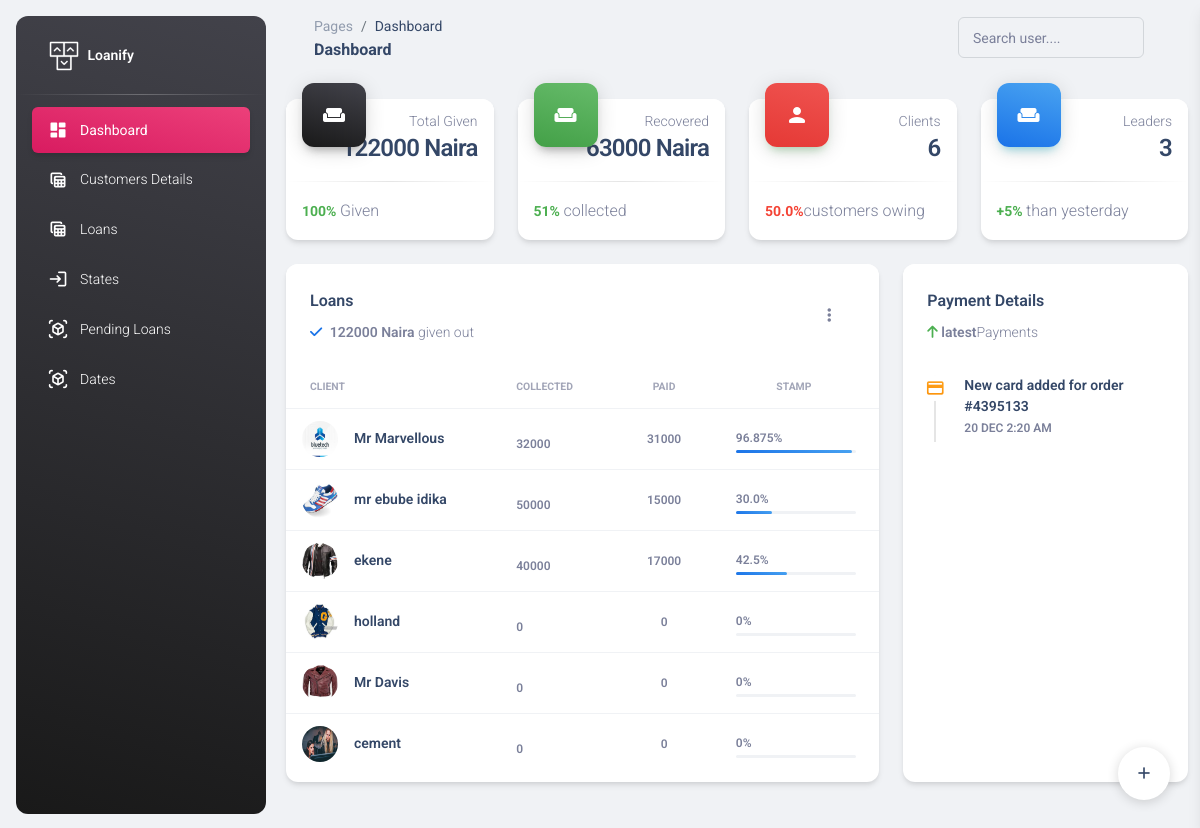
The page /administration/dashboard/ (signed in) on the database its author committed.
### administration/models.py (models this page shows)
class Customers(models.Model):
    name=models.CharField(max_length=100)
    branch=models.ForeignKey(Branch,on_delete=models.PROTECT,null=True,default=None)
    gender=models.CharField(max_length=100, null=True)
    occupation=models.CharField(max_length=100, null=True)
    state=models.CharField(max_length=100, null=True)
    passport=models.ImageField()
    business_name=models.CharField(max_length=100)
    bussiness_address=models.CharField(max_length=100)
    age=models.IntegerField()
    phone_number=models.IntegerField(null=True)
    home_address=models.CharField(max_length=100)
    card_number=models.IntegerField()
    guarantors_name=models.CharField(max_length=100)
    guarantors_phone=models.IntegerField()
    guarantors_address=models.CharField(max_length=100)
    goccupation=models.CharField(max_length=100,null=True)
    gstate=models.CharField(max_length=100,null=True)
    def __str__(self):
        return self.name

### administration/decorator.py (the view, shortened to what this page needs)
        def wrapper(request, *args, **kwargs):
            if request.user.is_authenticated:
                if request.user.groups.filter(name__in=groups).exists():
                    return view_func(request, *args, **kwargs)
            else:
                return redirect('')

### administration/decorator.py (called while the page is built, shortened)
def group_required(groups=[]):
    def decorator(view_func):
        def wrapper(request, *args, **kwargs):
            if request.user.is_authenticated:
                if request.user.groups.filter(name__in=groups).exists():
                    return view_func(request, *args, **kwargs)
            else:
                return redirect('')
        return wrapper
    return decorator

### administration/templates/administration/dashboard.html (shortened to what this page needs)
<!DOCTYPE html>
<html lang="en">
  {% load static %}
<head>
  <link href="{% static 'administration/assets/css/nucleo-icons.css'%}" rel="stylesheet" />
  <link href="{% static 'administration/assets/css/nucleo-svg.css'%}" rel="stylesheet" />
  <link id="pagestyle" href="{% static 'administration/assets/css/material-dashboard.css'%}" rel="stylesheet" />
</head>
<body class="g-sidenav-show  bg-gray-200">
  <aside class="sidenav navbar navbar-vertical navbar-expand-xs border-0 border-radius-xl my-3 fixed-start ms-3   bg-gradient-dark" id="sidenav-main">
    <div class="sidenav-header">
      <a class="navbar-brand m-0" href=" https://demos.creative-tim.com/material-dashboard/pages/dashboard " target="_blank">
        <img src="{% static 'administration/assets/img/logo-ct.png'%}" class="navbar-brand-img h-100" alt="main_logo">
        <span class="ms-1 font-weight-bold text-white">Loanify</span>
      </a>
    </div>
    <hr class="horizontal light mt-0 mb-2">
    <div class="collapse navbar-collapse  w-auto " id="sidenav-collapse-main">
      <ul class="navbar-nav">
        <li class="nav-item">
          <a class="nav-link text-white active bg-gradient-primary" href="{% url 'dashboard'%}">
            <div class="text-white text-center me-2 d-flex align-items-center justify-content-center">
              <i class="material-icons opacity-10">dashboard</i>
            </div>
            <span class="nav-link-text ms-1">Dashboard</span>
          </a>
        </li>
        <li class="nav-item">
          <a class="nav-link text-white " href="{% url 'customer_details'%}">
            <div class="text-white text-center me-2 d-flex align-items-center justify-content-center">
              <i class="material-icons opacity-10">table_view</i>
            </div>
            <span class="nav-link-text ms-1">Customers Details</span>
          </a>
        </li>
        <li class="nav-item">
          <a class="nav-link text-white " href="{% url 'loans'%}">
            <div class="text-white text-center me-2 d-flex align-items-center justify-content-center">
              <i class="material-icons opacity-10">table_view</i>
            </div>
            <span class="nav-link-text ms-1">Loans</span>
          </a>
        </li>
        <li class="nav-item">
          <a class="nav-link text-white " href="{% url 'states'%}">
            <div class="text-white text-center me-2 d-flex align-items-center justify-content-center">
              <i class="material-icons opacity-10">login</i>
            </div>
            <span class="nav-link-text ms-1">States </span>
          </a>
        </li>
        <li class="nav-item">
          <a class="nav-link text-white " href="{% url 'applied'%}">
            <div class="text-white text-center me-2 d-flex align-items-center justify-content-center">
              <i class="material-icons opacity-10">view_in_ar</i>
            </div>
            <span class="nav-link-text ms-1">Pending Loans </span>
          </a>
        </li>
        <li class="nav-item">
          <a class="nav-link text-white  " href="{% url 'dates'%}">
            <div class="text-white text-center me-2 d-flex align-items-center justify-content-center">
              <i class="material-icons opacity-10">view_in_ar</i>
            </div>
            <span class="nav-link-text ms-1">Dates </span>
          </a>
        </li>
      </ul>
    </div>
  </aside>
  <main class="main-content position-relative max-height-vh-100 h-100 border-radius-lg ">
    <nav class="navbar navbar-main navbar-expand-lg px-0 mx-4 shadow-none border-radius-xl" id="navbarBlur" data-scroll="true">
      <div class="container-fluid py-1 px-3">
        <nav aria-label="breadcrumb">
          <ol class="breadcrumb bg-transparent mb-0 pb-0 pt-1 px-0 me-sm-6 me-5">
            <li class="breadcrumb-item text-sm"><a class="opacity-5 text-dark" href="javascript:;">Pages</a></li>
            <li class="breadcrumb-item text-sm text-dark active" aria-current="page">Dashboard</li>
          </ol>
          <h6 class="font-weight-bolder mb-0">Dashboard</h6>
        </nav>
        <div class="collapse navbar-collapse mt-sm-0 mt-2 me-md-0 me-sm-4" id="navbar">
          <div class="ms-md-auto pe-md-3 d-flex align-items-center">
            <div class="input-group input-group-outline">
              <label class="form-label">Search user....</label>
              <input type="text" class="form-control">
            </div>
          </div>
        </div>
      </div>
    </nav>
    <div class="container-fluid py-4">
      <div class="row">
        <div class="col-xl-3 col-sm-6 mb-xl-0 mb-4">
          <div class="card">
            <div class="card-header p-3 pt-2">
              <div class="icon icon-lg icon-shape bg-gradient-dark shadow-dark text-center border-radius-xl mt-n4 position-absolute">
                <i class="material-icons opacity-10">weekend</i>
              </div>
              <div class="text-end pt-1">
                <p class="text-sm mb-0 text-capitalize">Total Given</p>
                <h4 class="mb-0">{{total}} Naira</h4>
              </div>
            </div>
            <hr class="dark horizontal my-0">
            <div class="card-footer p-3">
              <p class="mb-0"><span class="text-success text-sm font-weight-bolder">100% </span>Given</p>
            </div>
          </div>
        </div>
        <div class="col-xl-3 col-sm-6 mb-xl-0 mb-4">
          <div class="card">
            <div class="card-header p-3 pt-2">
              <div class="icon icon-lg icon-shape bg-gradient-success shadow-dark text-center border-radius-xl mt-n4 position-absolute">
                <i class="material-icons opacity-10">weekend</i>
              </div>
              <div class="text-end pt-1">
                <p class="text-sm mb-0 text-capitalize">Recovered</p>
                <h4 class="mb-0">{{recovered}} Naira</h4>
              </div>
            </div>
            <hr class="dark horizontal my-0">
            <div class="card-footer p-3">
              <p class="mb-0"><span class="text-success text-sm font-weight-bolder">{{collected}}% </span>collected</p>
            </div>
          </div>
        </div>
        <div class="col-xl-3 col-sm-6 mb-xl-0 mb-4">
          <div class="card">
            <div class="card-header p-3 pt-2">
              <div class="icon icon-lg icon-shape bg-gradient-danger shadow-success text-center border-radius-xl mt-n4 position-absolute">
                <i class="material-icons opacity-10">person</i>
              </div>
              <div class="text-end pt-1">
                <p class="text-sm mb-0 text-capitalize">Clients</p>
                <h4 class="mb-0">{{clients}}</h4>
              </div>
            </div>
            <hr class="dark horizontal my-0">
            <div class="card-footer p-3">
              <p class="mb-0"><span class="text-danger text-sm font-weight-bolder">{{powing}}%</span>customers owing</p>
            </div>
          </div>
        </div>
        <div class="col-xl-3 col-sm-6">
          <div class="card">
            <div class="card-header p-3 pt-2">
              <div class="icon icon-lg icon-shape bg-gradient-info shadow-info text-center border-radius-xl mt-n4 position-absolute">
                <i class="material-icons opacity-10">weekend</i>
              </div>
              <div class="text-end pt-1">
                <p class="text-sm mb-0 text-capitalize">Leaders</p>
                <h4 class="mb-0">{{leaders}}</h4>
              </div>
            </div>
            <hr class="dark horizontal my-0">
            <div class="card-footer p-3">
              <p class="mb-0"><span class="text-success text-sm font-weight-bolder">+5% </span>than yesterday</p>
            </div>
          </div>
        </div>
      </div>
      <div class="row mb-4">
        <div class="col-lg-8 col-md-6 mb-md-0 mb-4">
          <div class="card">
            <div class="card-header pb-0">
              <div class="row">
                <div class="col-lg-6 col-7">
                  <h6>Loans</h6>
                  <p class="text-sm mb-0">
                    <i class="fa fa-check text-info" aria-hidden="true"></i>
                    <span class="font-weight-bold ms-1">{{total}} Naira</span> given out
                  </p>
                </div>
                <div class="col-lg-6 col-5 my-auto text-end">
                  <div class="dropdown float-lg-end pe-4">
                    <a class="cursor-pointer" id="dropdownTable" data-bs-toggle="dropdown" aria-expanded="false">
                      <i class="fa fa-ellipsis-v text-secondary"></i>
                    </a>
                  </div>
                </div>
              </div>
            </div>
            <div class="card-body px-0 pb-2">
              <div class="table-responsive">
                <table class="table align-items-center mb-0">
                  <thead>
                    <tr>
                      <th class="text-uppercase text-secondary text-xxs font-weight-bolder opacity-7">Client</th>
                      <th class="text-uppercase text-secondary text-xxs font-weight-bolder opacity-7 ps-2">Collected</th>
                      <th class="text-center text-uppercase text-secondary text-xxs font-weight-bolder opacity-7">Paid</th>
                      <th class="text-center text-uppercase text-secondary text-xxs font-weight-bolder opacity-7">Stamp</th>
                    </tr>
                  </thead>
                  <tbody>
                    {% for loan in data%}
                    <tr>
                      <td>
                        <div class="d-flex px-2 py-1">
                          <div>
                            <img src="{{loan.image.url}}" class="avatar avatar-sm me-3" alt="xd">
                          </div>
                          <div class="d-flex flex-column justify-content-center">
                            <h6 class="mb-0 text-sm">{{loan.customer}}</h6>
                          </div>
                        </div>
                      </td>
                      <td>
                        <div class="avatar-group mt-2">
                          <span class="text-xs font-weight-bold"> {{loan.total_borrowed}} </span>
                        </div>
                      </td>
                      <td class="align-middle text-center text-sm">
                        <span class="text-xs font-weight-bold">{{loan.total_returned}} </span>
                      </td>
                      <td class="align-middle">
                        <div class="progress-wrapper w-75 mx-auto">
                          <div class="progress-info">
                            <div class="progress-percentage">
                              <span class="text-xs font-weight-bold">{{loan.ppaid}}%</span>
                            </div>
                          </div>
                          <div class="progress">
                            <div class="progress-bar bg-gradient-info" style="width: {{ loan.ppaid }}%;" role="progressbar" aria-valuenow="{{ loan.ppaid }}" aria-valuemin="0" aria-valuemax="100"></div>
                          </div>
                        </div>
                      </td>
                    </tr>
                    {% endfor %}
                  </tbody>
                </table>
              </div>
            </div>
          </div>
        </div>
        <div class="col-lg-4 col-md-6">
          <div class="card h-100">
            <div class="card-header pb-0">
              <h6>Payment Details</h6>
              <p class="text-sm">
                <i class="fa fa-arrow-up text-success" aria-hidden="true"></i>
                <span class="font-weight-bold">latest</span>Payments
              </p>
            </div>
            <div class="card-body p-3">
              <div class="timeline timeline-one-side">
                <div class="timeline-block mb-3">
                  <span class="timeline-step">
                    <i class="material-icons text-warning text-gradient">credit_card</i>
                  </span>
                  <div class="timeline-content">
                    <h6 class="text-dark text-sm font-weight-bold mb-0">New card added for order #4395133</h6>
                    <p class="text-secondary font-weight-bold text-xs mt-1 mb-0">20 DEC 2:20 AM</p>
                  </div>
                </div>
              </div>
            </div>
          </div>
        </div>
      </div>
    </div>
  </main>
  <div class="fixed-plugin">
    <a class="fixed-plugin-button text-dark position-fixed px-3 py-2">
      <i class="material-icons py-2">add</i>
    </a>
  </div>
</body>
</html>

### administration/static/administration/assets/css/nucleo-svg.css (style rules this page uses)
.icon { display: inline-block; color: #111111; height: 1em; width: 1em; }
.icon-lg { height: 1.6em; width: 1.6em; }
.icon { fill: currentColor; stroke: none; }

### rows shown on the page
Customers: shows a picture, customer "Mr Marvellous", total_borrowed "32000", total_returned "31000", ppaid "96.875"
Customers: shows a picture, customer "mr ebube idika", total_borrowed "50000", total_returned "15000", ppaid "30.0"
Customers: shows a picture, customer "ekene", total_borrowed "40000", total_returned "17000", ppaid "42.5"
Customers: shows a picture, customer "holland", total_borrowed "0", total_returned "0", ppaid "0"
Customers: shows a picture, customer "Mr Davis", total_borrowed "0", total_returned "0", ppaid "0"
Customers: shows a picture, customer "cement", total_borrowed "0", total_returned "0", ppaid "0"

### other values the page prints
{{ total }} "122000"
{{ recovered }} "63000"
{{ collected }} "51"
{{ clients }} "6"
{{ powing }} "50.0"
{{ leaders }} "3"
